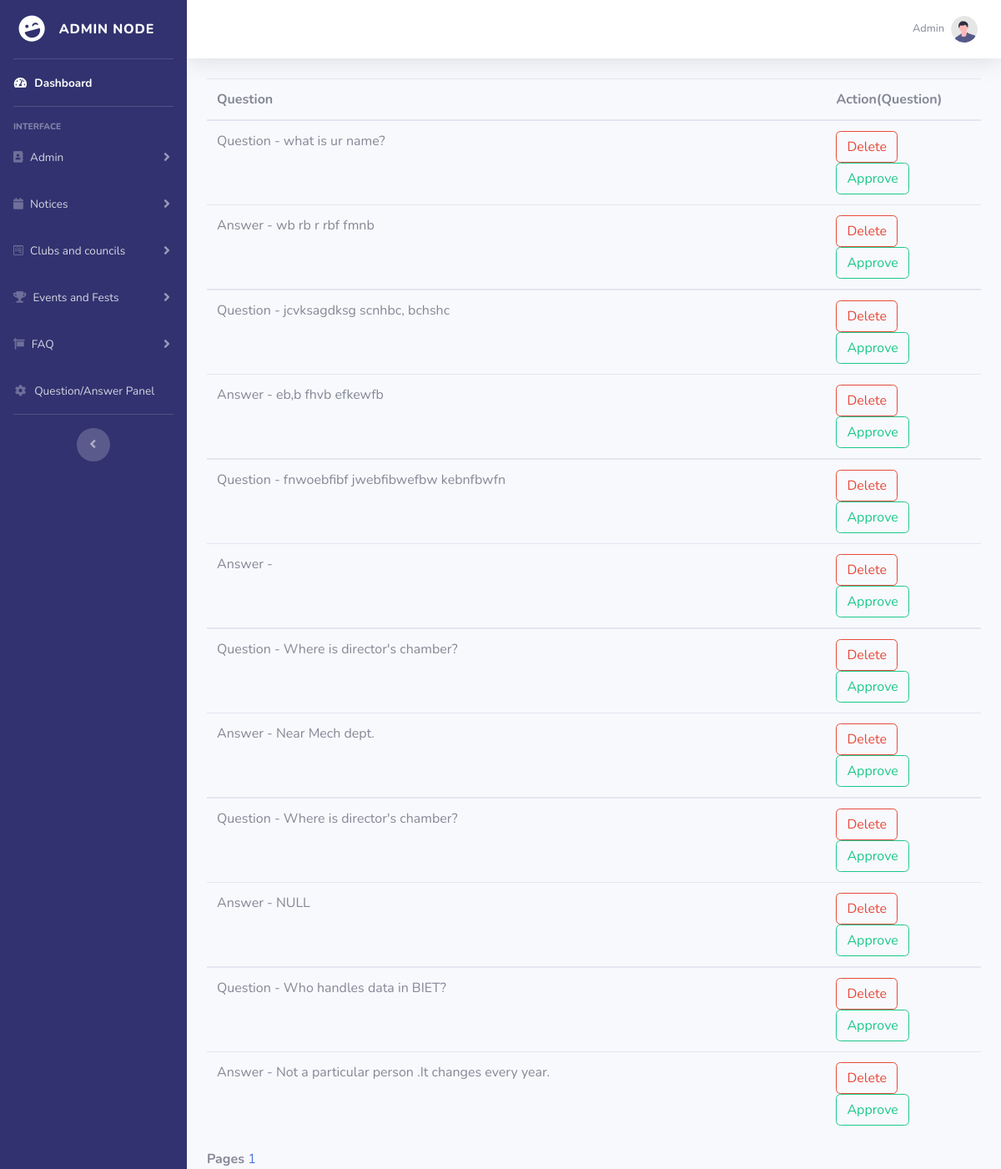
/ques_ans.php (signed in), run on the app's committed database.
### tables this page shows
CREATE TABLE `q_and_a` (
  `id` int(5) NOT NULL,
  `question` varchar(2000) NOT NULL,
  `ques_approved` tinyint(1) DEFAULT NULL,
  `ques_answered` tinyint(1) NOT NULL,
  `answer` varchar(10000) NOT NULL,
  `ans_approved` tinyint(1) DEFAULT NULL,
  `ans_by` varchar(100) NOT NULL
);

### ques_ans.php (the view, shortened to what this page needs)
<!DOCTYPE html>
<html lang="en" dir="ltr">
<head>
  <link href="vendor/fontawesome-free/css/all.min.css" rel="stylesheet" type="text/css">
  <link href="css/sb-admin-2.min.css" rel="stylesheet">
</head>
<body id="page-top">
  <div id="wrapper">
    <?php
    include 'include/sidebar.php'
    ?>
    <div id="content-wrapper" class="d-flex flex-column">
      <div id="content">
        <?php
        include 'include/topbar.php'
        ?>
        <div class="container-fluid">
          <?php
          $con = mysqli_connect("localhost", "root", "");
          mysqli_select_db($con, "campus_cauldron");
          if (isset($_GET["page"])) {
            $page = $_GET["page"];
          } else {
            $page = 1;
          };
          $start_from = ($page - 1) * 20;
          $sql = "select * from q_and_a  ORDER BY id DESC LIMIT $start_from, 20";
          $rs_result = mysqli_query($con, $sql);
          ?>
          <table class="table">
            <thead>
              <tr>
                <th width="80">Question</th>
                <th width="20%">Action(Question)</th>
              </tr>
            </thead>
            <?php
            while ($row = mysqli_fetch_assoc($rs_result)) {
            ?>
              <tbody>
                <tr>
                  <td> <?php
                        echo "Question " . "- " . " ";
                        echo $row["question"]; ?> </td>
                  <td><a class="btn btn-outline-danger" href='ques_delete.php?key1=<?php echo $row["id"]; ?>'>Delete</a>
                    <a class="btn btn-outline-success" href='ques_approve.php?key1=<?php echo $row["id"]; ?>'>Approve</a>
                  </td>
                </tr>
                <tr>
                  <td><?php
                      echo "Answer " . "- " . " ";
                      echo $row["answer"]; ?></td>
                  <td><a class="btn btn-outline-danger" href='ans_delete.php?key1=<?php echo $row["id"]; ?>'>Delete</a>
                    <a class="btn btn-outline-success" href='ans_approve.php?key1=<?php echo $row["id"]; ?>'>Approve</a>
                  </td>
                </tr>
              </tbody>
            <?php
            };
            ?>
          </table>
          <strong>Pages </strong>
          <?php
          $sql = "SELECT COUNT(question) FROM q_and_a";
          $rs_result = mysqli_query($con, $sql);
          $row = mysqli_fetch_row($rs_result);
          $total_records = $row[0];
          $total_pages = ceil($total_records / 20);
          for ($i = 1; $i <= $total_pages; $i++) {
            echo "<a href='viewuser.php?page=" . $i . "' class='navigation_item selected_navigation_item'>" . $i . "</a> ";
          };
          ?>
        </div>
</body>
</html>

### data on the page
q_and_a: question "what is ur name?", answer "wb rb r rbf fmnb"
q_and_a: question "jcvksagdksg scnhbc, bchshc", answer "eb,b fhvb efkewfb"
q_and_a: question "fnwoebfibf jwebfibwefbw kebnfbwfn"
q_and_a: question "Where is director's chamber?", answer "Near Mech dept."
q_and_a: question "Where is director's chamber?", answer "NULL"
q_and_a: question "Who handles data in BIET?", answer "Not a particular person .It changes every year."

### other printed values
$_SESSION['username'] "Admin"
